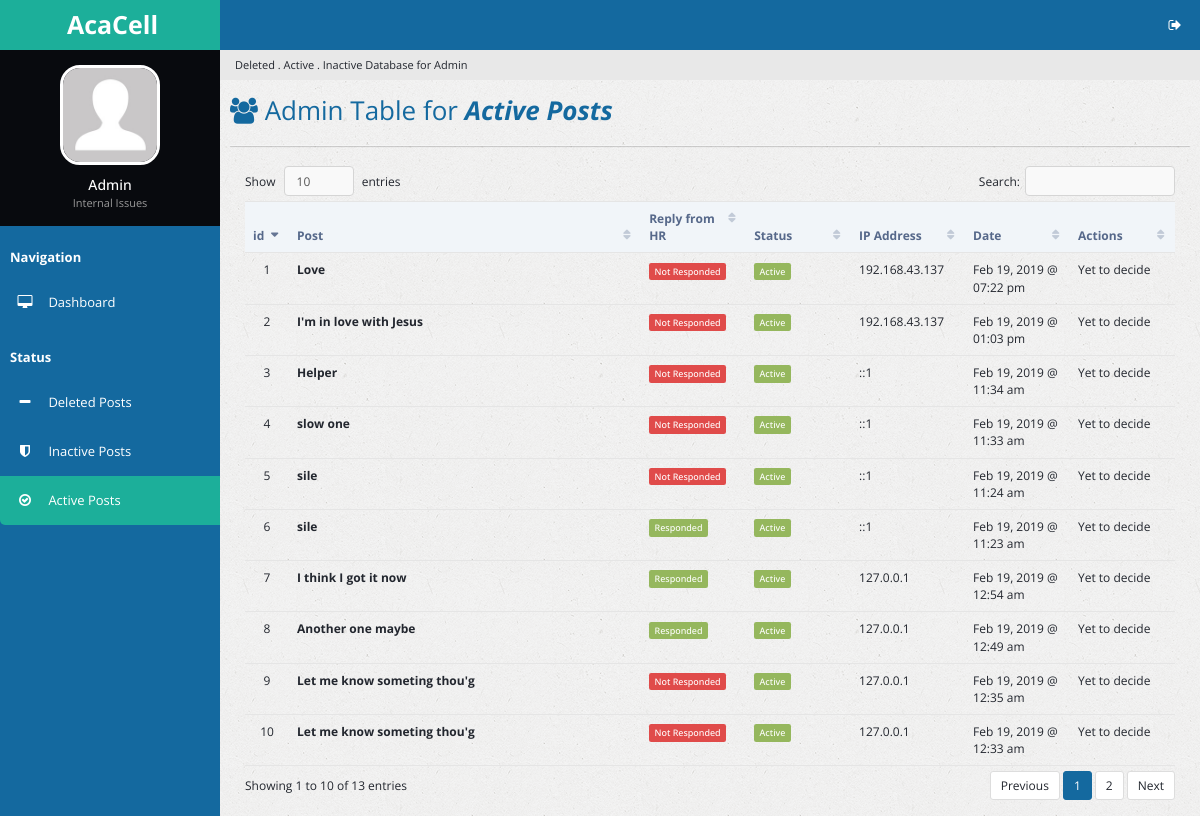
Page /actposts.php on the earlier database version.
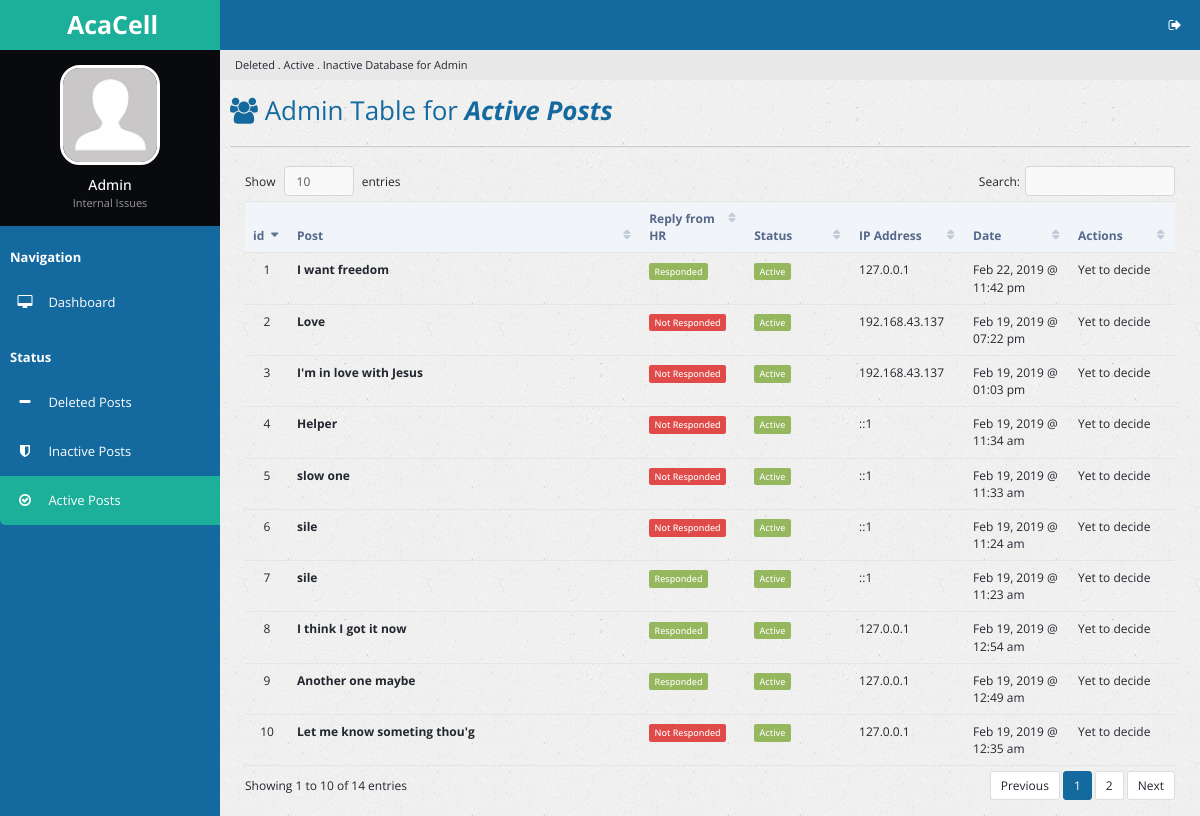
Same page on the later database version.
### tables this page shows
CREATE TABLE `complaints` (
  `c_id` int(32) NOT NULL,
  `c_value` varchar(2048) NOT NULL,
  `c_division` varchar(64) NOT NULL,
  `c_date_created` int(16) NOT NULL,
  `c_ip_address` varchar(64) NOT NULL,
  `c_date_stop_display` int(16) NOT NULL
);

### actposts.php (the view, shortened to what this page needs)
<?php
  include 'handlers/dbcon.php';
  $curr_time = time();
?>
<!DOCTYPE html>
<html lang="en">
<head>
        <link rel="stylesheet" type="text/css" id="theme" href="css/theme-default.css"/>
    </head>
    <body>
        <div class="page-container">
            <div class="page-sidebar">
                <ul class="x-navigation">
                    <li class="xn-logo">
                        <a href="table-export.php"><b>AcaCell</b></a>
                    </li>
                    <li class="xn-profile">
                        <div class="profile">
                            <div class="profile-image">
                                <img src="assets/images/users/avatar.jpg" alt="John Doe"/>
                            </div>
                            <div class="profile-data">
                                <div class="profile-data-name">Admin</div>
                                <div class="profile-data-title">Internal Issues</div>
                            </div>
                        </div>
                    </li>
                   <li class="xn-title"><b>Navigation</b></li>
                    <li>
                        <a href="admin.php"><span class="fa fa-desktop" style="color: white;"></span> <span class="xn-text" style="color: white;">Dashboard</span></a>
                    </li>
                    <li class="xn-title"><b>Status</b></li>
                    <li>
                        <a href="delposts.php"><span class="fa fa-minus" style="color: white;"></span> <span class="xn-text" style="color: white;">Deleted Posts</span></a>
                    </li>
                    <li>
                        <a href="inactposts.php"><span class="fa fa-shield" style="color: white;"></span> <span class="xn-text" style="color: white;">Inactive Posts</span></a>
                    </li>
                    <li class="active">
                        <a href="actposts.php"><span class="fa fa-check-circle-o" style="color: white;"></span> <span class="xn-text" style="color: white;">Active Posts</span></a>
                    </li>
                  </ul>
            </div>
            <div class="page-content">
                <ul class="x-navigation x-navigation-horizontal x-navigation-panel">
                    <li class="xn-icon-button pull-right">
                        <a href="#" class="mb-control" data-box="#mb-signout"><span class="fa fa-sign-out"></span></a>
                    </li>
                </ul>
                    <ul class="breadcrumb">
                    <li class="active">Deleted . Active . Inactive Database for Admin</li>
                </ul>
                <div class="page-title">
                    <h2><span class="fa fa-users"></span> Admin Table for <i><b>Active Posts</b></i></h2>
                </div>
                <div class="page-content-wrap">
                    <div class="row">
                        <div class="col-md-12">
                            <div class="panel panel-default">
                                </div>
                                <div class="panel-body">
                                    <table id="customers2" class="table datatable">
                                        <thead>
                                            <tr>
                                                <th width="50">id</th>
                                                <th width="300">Post</th>
                                                <th width="100">Reply from HR</th>
                                                <th width="100">Status</th>
                                                <th width="100">IP Address</th>
                                                <th width="100">Date</th>
                                                <th width="100">Actions</th>
                                            </tr>
                                        </thead>
                                        <tbody>
                                          <?php
                                            $sql_actpostdisplay = "SELECT * FROM complaints WHERE c_date_stop_display > $curr_time ORDER BY c_date_created DESC";
                                            $success_actpostdisplay = mysqli_query($link, $sql_actpostdisplay);
                                            if ($success_actpostdisplay->num_rows > 0) {
                                              $i = 1;
                                              while($rows = $success_actpostdisplay->fetch_assoc()){
                                                $id = $rows['c_id'];
                                                $sql_commentpresent = "SELECT * FROM comments WHERE c_id = '$id'";
                                                $success_commentpresent = mysqli_query($link, $sql_commentpresent);
                                          ?>
                                          <tr id="trow<?php echo $rows['c_id']; ?>">
                                            <td class="text-center"><?php echo $i; ?></td>
                                            <td><strong> <?php echo $rows['c_value']; ?> </strong></td>
                                            <td>
                                              <?php
                                              if ($success_commentpresent->num_rows > 0) {?>
                                                  <span class='label label-success'>Responded</span>
                                              <?php }
                                              elseif ($success_commentpresent->num_rows == 0) {?>
                                                <span class='label label-danger'>Not Responded</span>
                                              <?php } ?>
                                            </td>
                                            <td><?php
                                              if ($curr_time < $rows['c_date_stop_display']) {
                                                echo "<span class='label label-success'>Active</span>";
                                              }
                                              elseif ($curr_time > $rows['c_date_stop_display']){
                                                echo "<span class='label label-danger'>Inactive</span>";
                                              } ?>
                                              </td>
                                              <td><?php echo $rows['c_ip_address']; ?></td>
                                              <td><?php echo date("M d, Y @ h:i a", $rows['c_date_created']); ?></td>
                                              <td>Yet to decide</td>
                                          </tr>
                                          <?php
                                              $i++;
                                                }
                                              }
                                          ?>
                                            </tbody>
                                    </table>
                                </div>
                            </div>
                        </div>
                    </div>
                </div>
            </div>
    </body>
</html>

Differences in the rows shown:
no longer on this page (row unchanged): complaints: c_value "Let me know someting thou'g", shows "Not Responded", c_date_stop_display "Active", c_ip_address "127.0.0.1", c_date_created "Feb 19, 2019 @ 12:33 am"
added complaints: c_value "I want freedom", shows "Responded", c_date_stop_display "Active", c_ip_address "127.0.0.1", c_date_created "Feb 22, 2019 @ 11:42 pm"
Other differences:
text written by a page script: "Show entries Search: Showing 1 to 10 of 13 entries Previous 1 2 Next" → "Show entries Search: Showing 1 to 10 of 14 entries Previous 1 2 Next"
